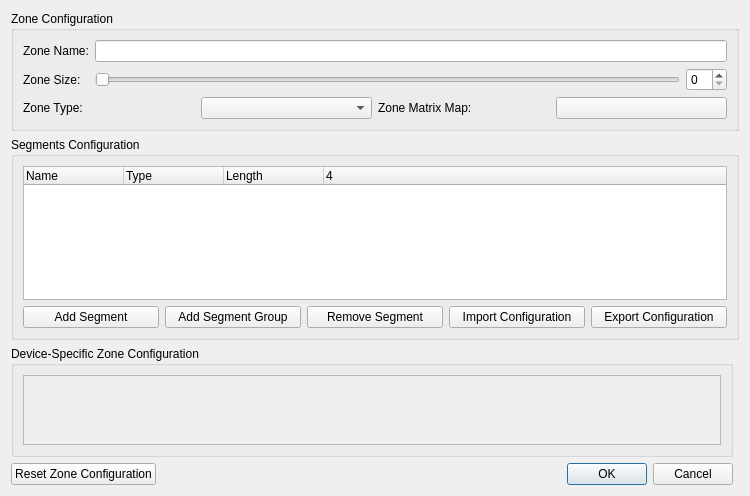
<?xml version="1.0" encoding="UTF-8"?>
<ui version="4.0">
 <class>OpenRGBZoneEditorDialog</class>
 <widget class="QDialog" name="OpenRGBZoneEditorDialog">
  <property name="geometry">
   <rect>
    <x>0</x>
    <y>0</y>
    <width>750</width>
    <height>496</height>
   </rect>
  </property>
  <property name="windowTitle">
   <string>Zone Editor</string>
  </property>
  <layout class="QGridLayout" name="gridLayout" columnstretch="1,0,0">
   <item row="2" column="0" colspan="3">
    <widget class="QGroupBox" name="GroupBoxSegments">
     <property name="title">
      <string>Segments Configuration</string>
     </property>
     <layout class="QGridLayout" name="gridLayout_2">
      <item row="1" column="2">
       <widget class="QPushButton" name="RemoveSegmentButton">
        <property name="text">
         <string>Remove Segment</string>
        </property>
       </widget>
      </item>
      <item row="1" column="4">
       <widget class="QPushButton" name="ExportConfigurationButton">
        <property name="text">
         <string>Export Configuration</string>
        </property>
       </widget>
      </item>
      <item row="1" column="0">
       <widget class="QPushButton" name="AddSegmentButton">
        <property name="text">
         <string>Add Segment</string>
        </property>
       </widget>
      </item>
      <item row="0" column="0" colspan="5">
       <widget class="QTreeWidget" name="SegmentsTreeWidget">
        <property name="itemsExpandable">
         <bool>false</bool>
        </property>
        <property name="columnCount">
         <number>4</number>
        </property>
        <attribute name="headerStretchLastSection">
         <bool>true</bool>
        </attribute>
        <column>
         <property name="text">
          <string notr="true">Name</string>
         </property>
        </column>
        <column>
         <property name="text">
          <string>Type</string>
         </property>
        </column>
        <column>
         <property name="text">
          <string>Length</string>
         </property>
        </column>
        <column>
         <property name="text">
          <string/>
         </property>
        </column>
       </widget>
      </item>
      <item row="1" column="3">
       <widget class="QPushButton" name="ImportConfigurationButton">
        <property name="text">
         <string>Import Configuration</string>
        </property>
       </widget>
      </item>
      <item row="1" column="1">
       <widget class="QPushButton" name="AddSegmentGroupButton">
        <property name="text">
         <string>Add Segment Group</string>
        </property>
       </widget>
      </item>
     </layout>
    </widget>
   </item>
   <item row="5" column="0" colspan="2">
    <layout class="QHBoxLayout" name="HorizontalLayoutButtonBox">
     <item>
      <widget class="QPushButton" name="ButtonResetZoneConfiguration">
       <property name="text">
        <string>Reset Zone Configuration</string>
       </property>
      </widget>
     </item>
     <item>
      <widget class="QDialogButtonBox" name="ButtonBox">
       <property name="sizePolicy">
        <sizepolicy hsizetype="Preferred" vsizetype="Fixed">
         <horstretch>0</horstretch>
         <verstretch>0</verstretch>
        </sizepolicy>
       </property>
       <property name="orientation">
        <enum>Qt::Orientation::Horizontal</enum>
       </property>
       <property name="standardButtons">
        <set>QDialogButtonBox::StandardButton::Cancel|QDialogButtonBox::StandardButton::Ok</set>
       </property>
      </widget>
     </item>
    </layout>
   </item>
   <item row="3" column="0" colspan="2">
    <widget class="QGroupBox" name="GroupBoxDeviceSpecificZoneConfiguration">
     <property name="title">
      <string>Device-Specific Zone Configuration</string>
     </property>
     <layout class="QGridLayout" name="gridLayout_4">
      <item row="0" column="0">
       <widget class="QScrollArea" name="ScrollAreaDeviceSpecificZoneConfiguration">
        <property name="widgetResizable">
         <bool>true</bool>
        </property>
        <widget class="QWidget" name="ScrollAreaDeviceSpecificZoneConfigurationWidget">
         <property name="geometry">
          <rect>
           <x>0</x>
           <y>0</y>
           <width>714</width>
           <height>65</height>
          </rect>
         </property>
         <layout class="QVBoxLayout" name="ScrollAreaDeviceSpecificZoneConfigurationLayout"/>
        </widget>
       </widget>
      </item>
     </layout>
    </widget>
   </item>
   <item row="0" column="0" colspan="3">
    <widget class="QGroupBox" name="GroupBoxZoneConfiguration">
     <property name="title">
      <string>Zone Configuration</string>
     </property>
     <layout class="QGridLayout" name="gridLayout_3">
      <item row="3" column="0" colspan="3">
       <layout class="QGridLayout" name="GroupBoxZoneSettings">
        <item row="0" column="0">
         <widget class="QLabel" name="LabelZoneType">
          <property name="text">
           <string>Zone Type:</string>
          </property>
         </widget>
        </item>
        <item row="0" column="1">
         <widget class="QComboBox" name="ComboBoxZoneType"/>
        </item>
        <item row="0" column="3">
         <widget class="QPushButton" name="ButtonZoneMatrixMap">
          <property name="text">
           <string/>
          </property>
         </widget>
        </item>
        <item row="0" column="2">
         <widget class="QLabel" name="LabelZoneMatrixMap">
          <property name="text">
           <string>Zone Matrix Map:</string>
          </property>
         </widget>
        </item>
       </layout>
      </item>
      <item row="0" column="0">
       <widget class="QLabel" name="LabelZoneName">
        <property name="text">
         <string>Zone Name:</string>
        </property>
       </widget>
      </item>
      <item row="1" column="0">
       <widget class="QLabel" name="LabelZoneSize">
        <property name="text">
         <string>Zone Size:</string>
        </property>
       </widget>
      </item>
      <item row="1" column="2">
       <widget class="QSpinBox" name="SpinBoxZoneSize">
        <property name="sizePolicy">
         <sizepolicy hsizetype="Minimum" vsizetype="Fixed">
          <horstretch>0</horstretch>
          <verstretch>0</verstretch>
         </sizepolicy>
        </property>
       </widget>
      </item>
      <item row="1" column="1">
       <widget class="QTooltipedSlider" name="SliderZoneSize">
        <property name="sizePolicy">
         <sizepolicy hsizetype="Expanding" vsizetype="Fixed">
          <horstretch>0</horstretch>
          <verstretch>0</verstretch>
         </sizepolicy>
        </property>
        <property name="orientation">
         <enum>Qt::Orientation::Horizontal</enum>
        </property>
       </widget>
      </item>
      <item row="0" column="1" colspan="2">
       <widget class="QLineEdit" name="LineEditZoneName"/>
      </item>
     </layout>
    </widget>
   </item>
  </layout>
 </widget>
 <customwidgets>
  <customwidget>
   <class>QTooltipedSlider</class>
   <extends>QSlider</extends>
   <header location="global">QTooltipedSlider.h</header>
  </customwidget>
 </customwidgets>
 <resources/>
 <connections>
  <connection>
   <sender>ButtonBox</sender>
   <signal>accepted()</signal>
   <receiver>OpenRGBZoneEditorDialog</receiver>
   <slot>accept()</slot>
   <hints>
    <hint type="sourcelabel">
     <x>20</x>
     <y>20</y>
    </hint>
    <hint type="destinationlabel">
     <x>20</x>
     <y>20</y>
    </hint>
   </hints>
  </connection>
  <connection>
   <sender>ButtonBox</sender>
   <signal>rejected()</signal>
   <receiver>OpenRGBZoneEditorDialog</receiver>
   <slot>reject()</slot>
   <hints>
    <hint type="sourcelabel">
     <x>20</x>
     <y>20</y>
    </hint>
    <hint type="destinationlabel">
     <x>20</x>
     <y>20</y>
    </hint>
   </hints>
  </connection>
 </connections>
</ui>
